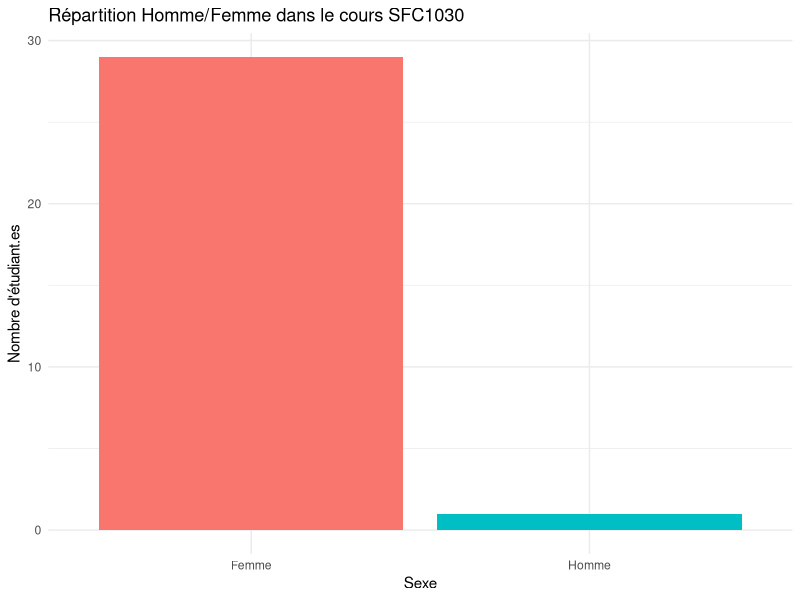

Reproduce this figure in R.
## ---- chunk 1
library(ggplot2)
# Données simples
data <- data.frame(
  Sexe = c("Homme", "Femme"),
  Nombre = c(1, 29)
)

# Graphique en barres
ggplot(data, aes(x = Sexe, y = Nombre, fill = Sexe)) +
  geom_col() +
  labs(
    title = "Répartition Homme/Femme dans le cours SFC1030",
    x = "Sexe",
    y = "Nombre d'étudiant.es"
  ) +
  theme_minimal() +
  theme(legend.position = "none")
